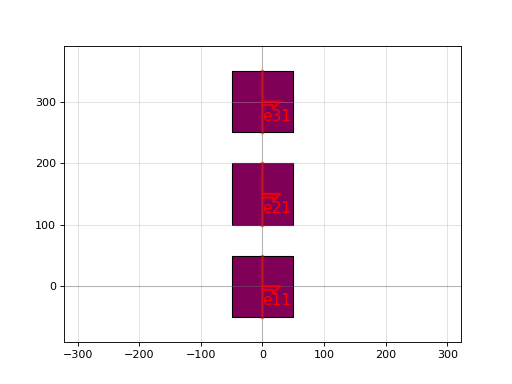

Generate this figure with Python:
import gdsfactory as gf

c = gf.components.pad_array0(pad='pad', spacing=[150.0, 150.0], columns=1, rows=3, orientation=0)
c.plot()
